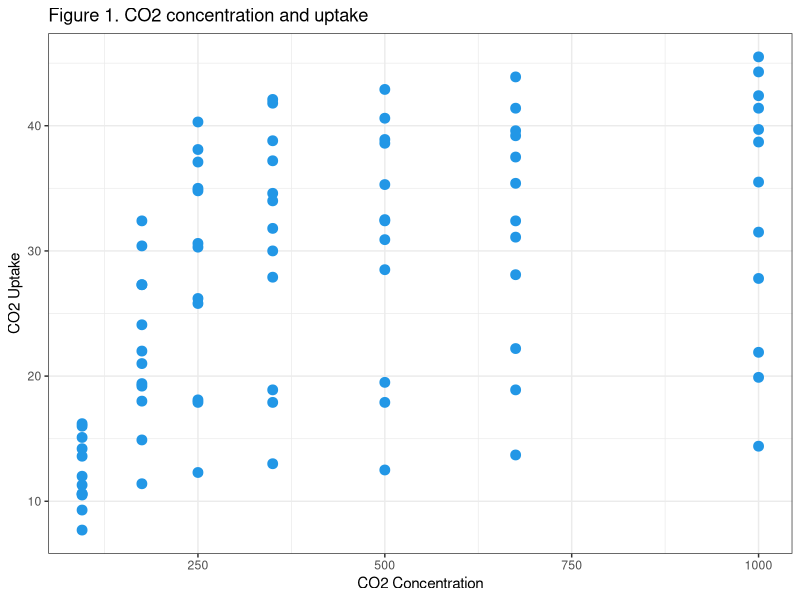

Generate this figure with R:
## ---- chunk 1
knitr::opts_chunk$set(
	echo = F,
	message = FALSE,
	warning = FALSE
)
## ---- chunk 2
library(knitr)
library(flextable)
library(tidyverse)
## ---- chunk 3
Names <- c("Quebec", "Mississippi", "chilled", "nonchilled")
Mean <- c(mean(CO2[CO2$Type == "Quebec",]$uptake),
               mean(CO2[CO2$Type == "Mississippi",]$uptake),
                    mean(CO2[CO2$Treatment == "chilled",]$uptake),
                         mean(CO2[CO2$Treatment == "nonchilled",]$uptake)

)

SD <- c(sd(CO2[CO2$Type == "Quebec",]$uptake),
               sd(CO2[CO2$Type == "Mississippi",]$uptake),
                    sd(CO2[CO2$Treatment == "chilled",]$uptake),
                         sd(CO2[CO2$Treatment == "nonchilled",]$uptake)

)




df <- cbind.data.frame(Names, Mean, SD)


kable(df, digits = 2, caption = "Table 1")
## ---- chunk 4
ft = flextable(df)

# color(ft, ~ SD > 10, ~ SD, color = "red2")
# colformat_num(ft, j = c(2,3), digits = 2)


ft %>% color(~ SD > 10, ~ SD, color = "red2") %>% 
  colformat_double(j = c("Mean", "SD"), digits = 2) 
## ---- chunk 5
library(ggplot2)

ggplot(data=CO2, aes(x=conc, y=uptake)) + geom_point(color=4, size=3) + labs(x="CO2 Concentration", y="CO2 Uptake", title="Figure 1. CO2 concentration and uptake") + theme_bw()
